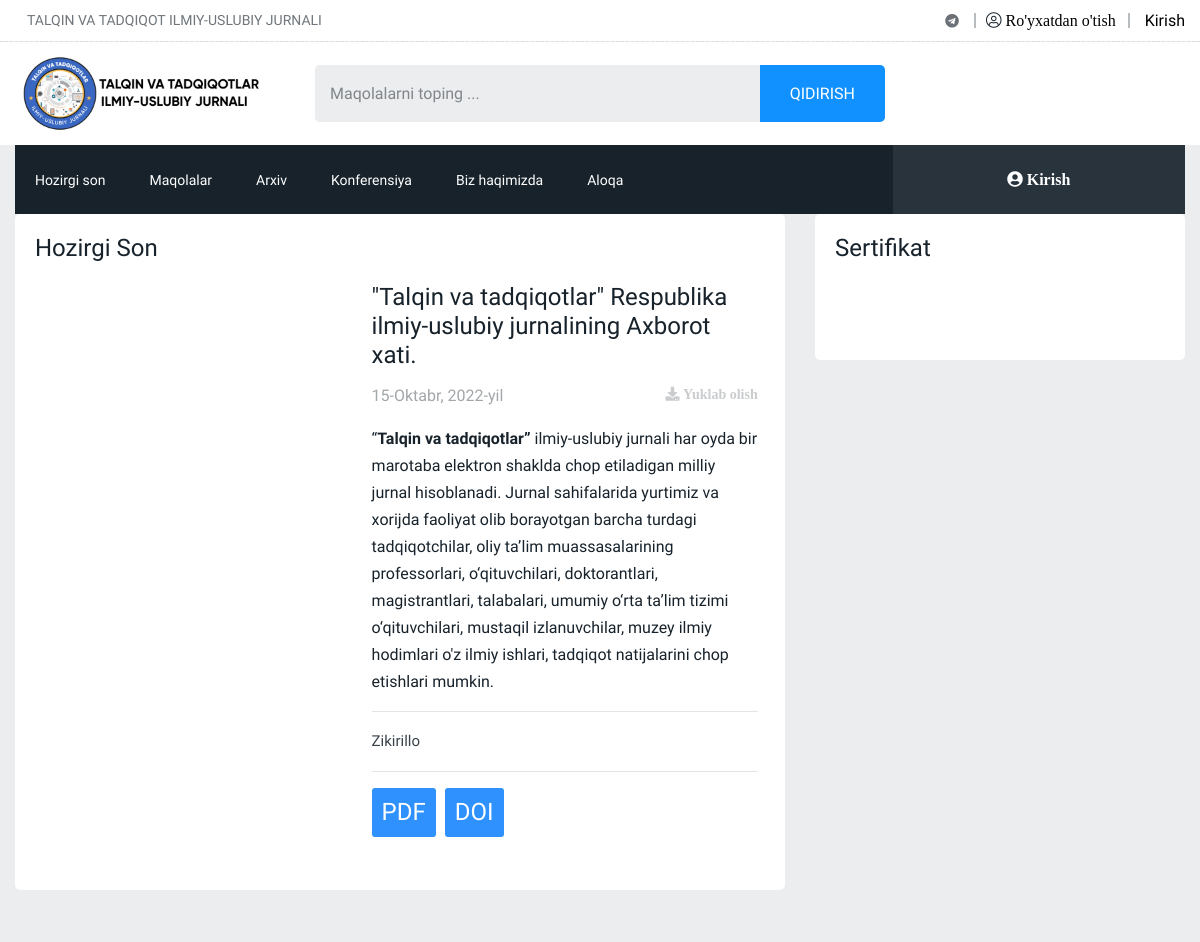
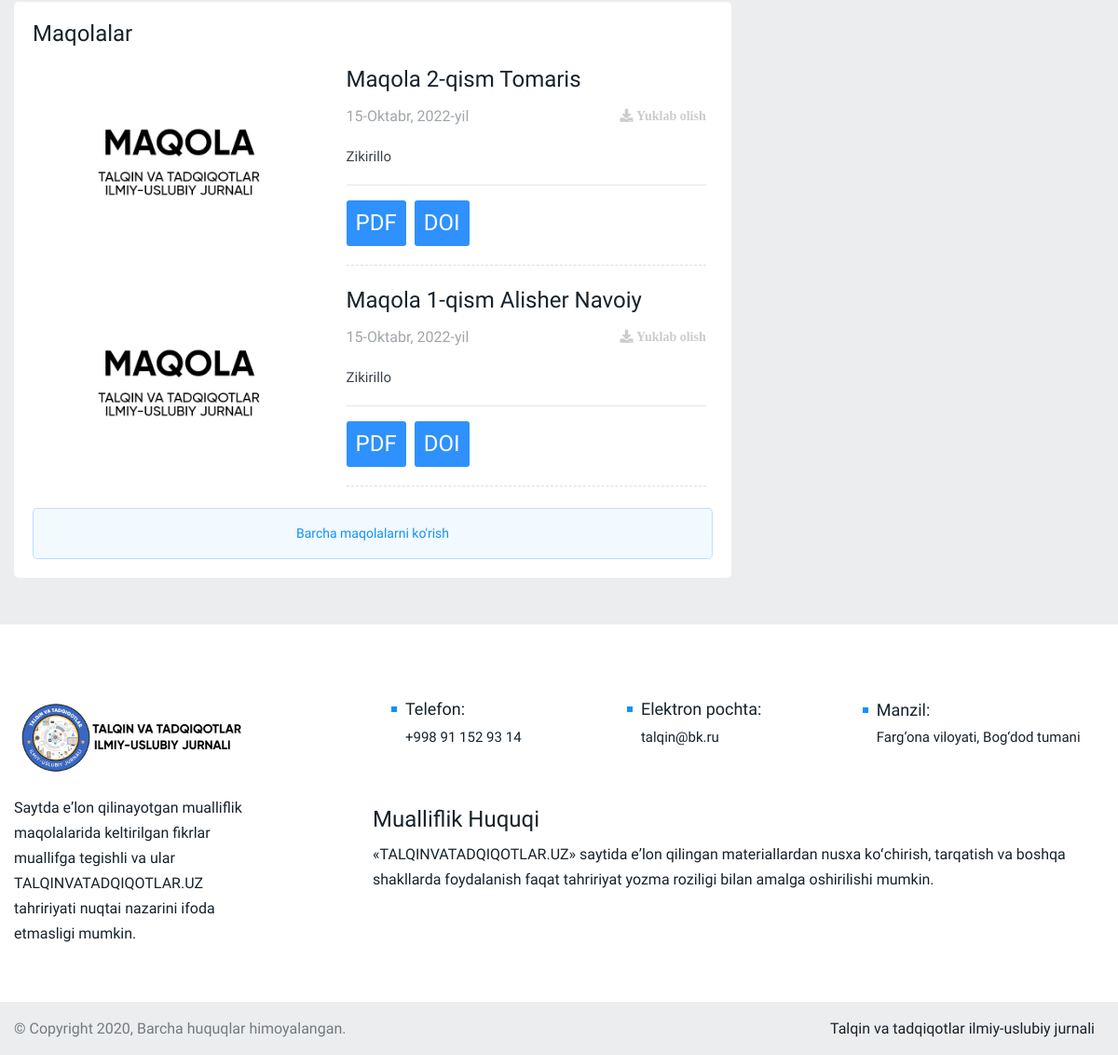
The page / on the database its author committed (2 pictures, top to bottom).
### home/models.py (models this page shows, shortened)
class HozirgiSon(models.Model):
    title = models.TextField(max_length=1001)
    author = models.CharField(max_length=600, blank=True, null=True)
    description = RichTextField()
    doi_link = models.CharField(max_length=10000, null=True, blank=True)
    image = models.ImageField(upload_to='images/hozirgison/')
    pdf_file = models.FileField(upload_to='pdf/hozirgison/')
    create_time = models.TimeField(auto_now=True)
    create_date = models.DateField(auto_now=True)
    class Meta:
        verbose_name = 'Hozirgi Son'
        verbose_name_plural = 'Hozirgi Son'

class Maqola(models.Model):
    title = models.TextField(max_length=500)
    author = models.CharField(max_length=600, blank=True, null=True)
    doi_link = models.CharField(max_length=10000, null=True, blank=True)
    image = models.ImageField(upload_to='images/maqola/', default='images/default/default.jpg',
                              db_column="Upload an Image", null=True, blank=True)
    pdf_file = models.FileField(upload_to='pdf/maqola/')
    create_time = models.TimeField(auto_now=True)
    create_date = models.DateField(auto_now=True)
    class Meta:
        verbose_name = 'Maqola'
        verbose_name_plural = 'Maqola'
    def image_tag(self):
        return mark_safe('<img src="{}" height="50">'.format(self.image.url))
    image_tag.short_description = 'Image'

class Certificate(models.Model):
    title = models.CharField(max_length=300, default='Sertifikat', blank=True, null=True)
    image = models.ImageField(upload_to='images/certificate/', blank=True, null=True)
    class Meta:
        verbose_name = 'Sertifikat'
        verbose_name_plural = 'Sertifikat'

### home/views.py (the view)
# urls.py: path('', views.index, name='index'),
def index(request):
    maqola_index = Maqola.objects.all().order_by('-id')[:5]
    certificate = Certificate.objects.all().order_by('-id')[:1]
    information = Information.objects.all().order_by('id')[:5]
    hozirgison = HozirgiSon.objects.all().order_by('-id')
    context = {
        'maqola_index': maqola_index,
        'certificate': certificate,
        'information': information,
        'hozirgison': hozirgison,
    }
    return render(request, 'index/base.html', context)

### home/templates/index/base.html (shortened to what this page needs)
<!DOCTYPE html>
{% load static %}
<html lang="en">
<head>
    <link rel="stylesheet" href="{% static 'assets/css/plugins/bootstrap.min.css' %}">
    <link rel="stylesheet" href="{% static 'assets/css/plugins/animate.min.css' %}">
    <link rel="stylesheet" href="{% static 'assets/css/plugins/fontawesome.css' %}">
    <link rel="stylesheet" href="{% static 'assets/css/plugins/modal-video.min.css' %}">
    <link rel="stylesheet" href="{% static 'assets/css/plugins/owl.carousel.css' %}">
    <link rel="stylesheet" href="{% static 'assets/css/plugins/slick.css' %}">
    <link rel="stylesheet" href="{% static 'assets/css/plugins/stellarnav.css' %}">
    <link rel="stylesheet" href="{% static 'assets/css/theme.css' %}">
</head>
<body class="theme-3 theme3_bg">
{% block header %}{% include 'components/header.html' %}{% endblock %}
{% block index %}{% include 'index/index.html' %}{% endblock %}
{% block footer %}{% include 'components/footer.html' %}{% endblock %}
</body>
</html>

### home/templates/index/index.html (shortened to what this page needs)
{% load static %}
<div class="total3 mb30">
    <div class="container">
        <div class="row">
            <div class="col-md-12 col-lg-8">
                {% if hozirgison %}
                    <div class="business3 padding20 white_bg border-radious5">
                        <h4 class="widget-title">Hozirgi son</h4>
                        {% for rs in hozirgison %}
                            <div class="single_post post_type12 type20">
                                <div class="post_img border-radious5">
                                    <div class="img_wrap">
                                    </div>
                                </div>
                                <div class="single_post_text">
                                    <h4><a href="{{ rs.pdf_file.url }}">{{ rs.title }}</a>
                                    </h4>
                                    <div class="row">
                                        <div class="col-6 align-self-center">
                                            <div class="meta_col">
                                                <p>{{ rs.create_date }}</p>
                                            </div>
                                        </div>
                                        <div class="col-6 text-right align-self-center">
                                            <ul class="meta_share inline">
                                                <li><a href="{{ rs.pdf_file.url }}" download="{{ rs.pdf_file }}"><i
                                                        class="fa fa-download" aria-hidden="true"> Yuklab olish</i></a>
                                                </li>
                                            </ul>
                                        </div>
                                    </div>
                                    <p class="post-p">{{ rs.description | safe }}</p>
                                    <hr>
                                    <p class="post-p">{{ rs.author }}</p>
                                    <hr>
                                    <a target="_blank" href="{{ rs.pdf_file.url }}"><button class="blank-button">PDF</button></a>
                                    <a target="_blank" href="{{ rs.doi_link }}"><button class="blank-button">DOI</button></a>
                                    <div class="space-15"></div>
                                </div>
                            </div>
                        {% endfor %}
                    </div>
                    <br>
                    <br>
                {% endif %}
                {% if maqola_index %}
                    <div class="business3 padding20 white_bg border-radious5">
                        <h4 class="widget-title">Maqolalar</h4>
                        {% for rs in maqola_index %}
                            <div class="single_post post_type12 type20">
                                <div class="post_img border-radious5">
                                    <div class="img_wrap">
                                        <a href="{{ rs.pdf_file.url }}">
                                            <img src="{{ rs.image.url }}" alt="">
                                        </a>
                                    </div>
                                </div>
                                <div class="single_post_text">
                                    <h4><a href="{{ rs.pdf_file.url }}">{{ rs.title }}</a>
                                    </h4>
                                    <div class="row">
                                        <div class="col-6 align-self-center">
                                            <div class="meta_col">
                                                <p>{{ rs.create_date }}</p>
                                            </div>
                                        </div>
                                        <div class="col-6 text-right align-self-center">
                                            <ul class="meta_share inline">
                                                <li><a href="{{ rs.pdf_file.url }}" download="{{ rs.pdf_file }}"><i
                                                        class="fa fa-download" aria-hidden="true"> Yuklab olish</i></a>
                                                </li>
                                            </ul>
                                        </div>
                                    </div>
                                    <p class="post-p">{{ rs.author }}</p>
                                    <hr>
                                    <a target="_blank" href="{{ rs.pdf_file.url }}"><button class="blank-button">PDF</button></a>
                                    <a target="_blank" href="{{ rs.doi_link }}"><button class="blank-button">DOI</button></a>
                                    <div class="space-10"></div>
                                    <div class="border_black"></div>
                                    <div class="space-15"></div>
                                </div>
                            </div>
                        {% endfor %}
                        <a href="{% url 'maqolalar' %}" class="showmore">Barcha maqolalarni ko'rish</a>
                    </div>
                {% else %}
                    <div class="business3 padding20 white_bg border-radious5">
                        <br>
                        <center><h4 class="widget-title">Xozircha maqolalar mavjud emas!</h4></center>
                    </div>
                    <br>
                {% endif %}
            </div>
            {% block sidebar %}{% include 'components/sidebar.html' %}{% endblock %}
        </div>
    </div>
</div>

### home/templates/components/sidebar.html (shortened to what this page needs)
{% load static %}
<div class="col-lg-4">
    <div class="row justify-content-center">
        <div class="col-md-6 col-lg-12">
            {% for rs in certificate %}
                <div class="finance mb30 white_bg border-radious5 padding20 sm-mt30 sert-glav">
                    <div class="heading">
                        <h3 class="widget-title">{{ rs.title }}</h3>
                    </div>
                    <div class="single_post mb30 type18 d-md-none d-lg-block">
                        <div class="post_img">
                            <div class="img_wrap">
                            </div>
                        </div>
                    </div>
                </div>
            {% endfor %}
        </div>
    </div>
</div>

### rows shown on the page
HozirgiSon: title "\"Talqin va tadqiqotlar\" Respublika ilmiy-uslubiy jurnalining Axborot xati.", create_date "15-Oktabr, 2022-yil", description "“ Talqin va tadqiqotlar” ilmiy-uslubiy jurnali har oyda bir marotaba elektron shaklda chop etiladigan milliy jurnal hisoblanadi. Jurnal sahifalarida yurtimiz va xorijda faoliyat olib borayotgan barcha turdagi tadqiqotchilar, oliy ta’lim muassasalarining professorlari, o‘qituvchilari, doktorantlari, magistrantlari, talabalari, umumiy o‘rta ta’lim tizimi o‘qituvchilari, mustaqil izlanuvchilar, muzey ilmiy hodimlari o'z ilmiy ishlari, tadqiqot natijalarini chop etishlari mumkin.", author "Zikirillo"
Maqola: image (placeholder picture), title "Maqola 2-qism Tomaris", create_date "15-Oktabr, 2022-yil", author "Zikirillo"
Maqola: image (placeholder picture), title "Maqola 1-qism Alisher Navoiy", create_date "15-Oktabr, 2022-yil", author "Zikirillo"
Certificate: title "Sertifikat"
